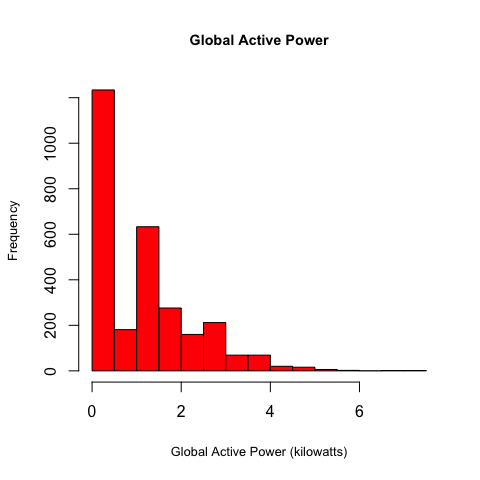

Reproduce this figure in R.
library(tidyverse)
library(lubridate)

# READING DATA
dat <- read_delim("power.txt", ";", skip = 66000, n_max = 5000, col_names = F)

# COMBINE DATE AND TIME
dat$dt <- with(dat, dmy(X1, tz = "GMT") + hms(X2))

# FILTER DATES
dat <- dat %>% filter(dt >= ymd_hms("2007-02-01 00:00:00"), 
                      dt <= ymd_hms("2007-02-02 23:59:00"))

# HISTOGRAM PLOT 1
hist(dat$X3, col = "red", main = "Global Active Power",
     xlab = "Global Active Power (kilowatts)", cex.main = 0.9, cex.lab = 0.8)
